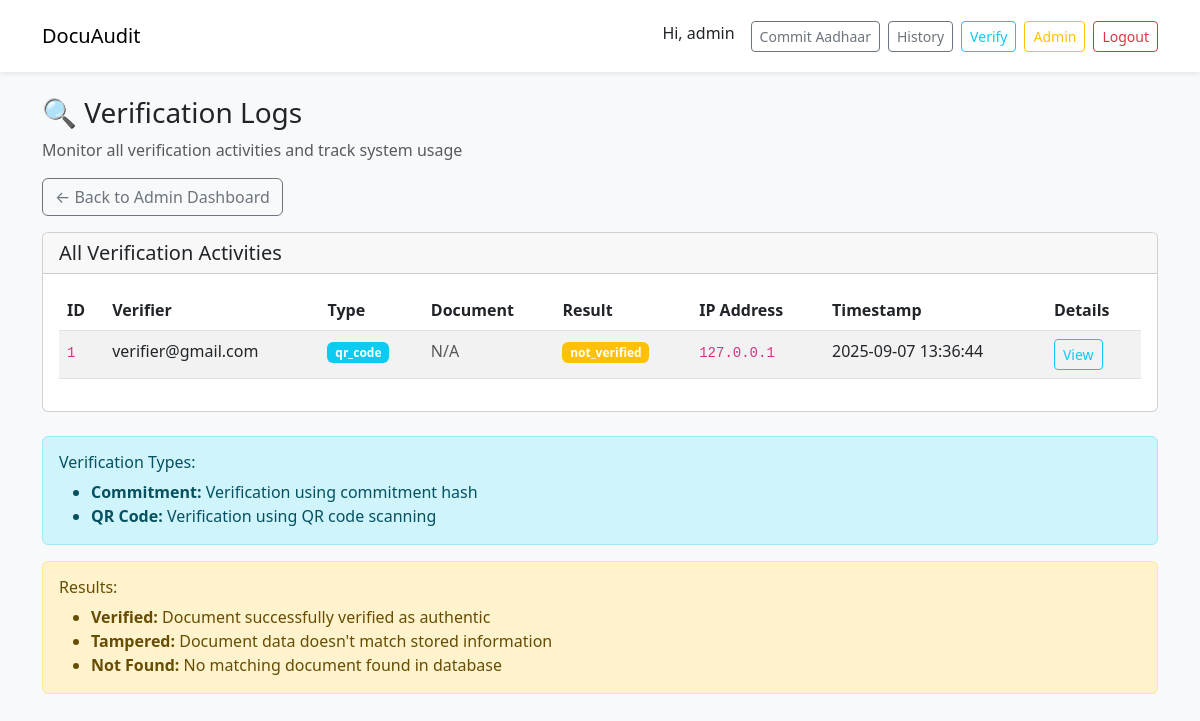
/admin/verification-logs (signed in), run on an earlier commit of the app's database.
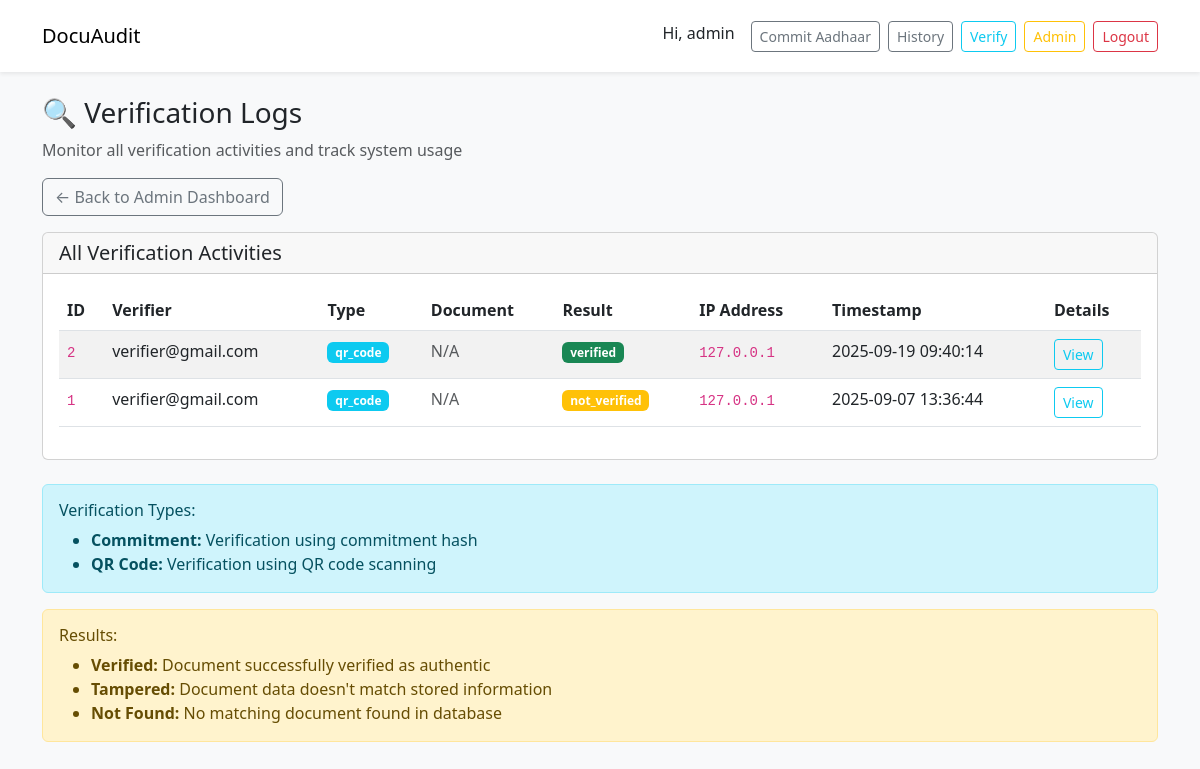
And on a later commit of the database.
### app.py (models this page shows)
class User(UserMixin, db.Model):
    __tablename__ = "users"
    id = db.Column(db.Integer, primary_key=True)
    email = db.Column(db.String(255), unique=True, nullable=False)
    password_hash = db.Column(db.String(255), nullable=False)
    name = db.Column(db.String(255))
    role = db.Column(db.String(32), default="prover")  # prover, verifier, admin
    eth_address = db.Column(db.String(255), nullable=True)
    status = db.Column(db.String(32), default="active")  # active, pending, blocked, suspended
    is_approved = db.Column(db.Boolean, default=False)  # admin approval required
    last_login = db.Column(db.DateTime, nullable=True)
    created_at = db.Column(db.DateTime, default=datetime.utcnow)

class VerificationLog(db.Model):
    __tablename__ = "verification_logs"
    id = db.Column(db.Integer, primary_key=True)
    verifier_id = db.Column(db.Integer, db.ForeignKey("users.id"), nullable=False)
    document_id = db.Column(db.Integer, db.ForeignKey("documents.id"), nullable=True)
    verification_type = db.Column(db.String(32), nullable=False)  # commitment, qr_code
    verification_data = db.Column(db.Text, nullable=True)  # commitment hash or QR data
    result = db.Column(db.String(32), nullable=False)  # verified, tampered, not_found
    ip_address = db.Column(db.String(45), nullable=True)
    user_agent = db.Column(db.Text, nullable=True)
    created_at = db.Column(db.DateTime, default=datetime.utcnow)
    verifier = db.relationship("User", backref="verification_logs")
    document = db.relationship("Document", backref="verification_logs")

### app.py (the view)
@app.route("/admin/verification-logs")
@login_required
def admin_verification_logs():
    if current_user.role != "admin":
        flash("Access denied. Admin role required.", "danger")
        return redirect(url_for("dashboard"))
    logs = db.session.query(VerificationLog, User, Document)\
        .join(User, VerificationLog.verifier_id == User.id)\
        .outerjoin(Document, VerificationLog.document_id == Document.id)\
        .order_by(VerificationLog.created_at.desc()).all()
    return render_template("admin_verification_logs.html", logs=logs)

### app.py (called while the page is built)
@login_manager.user_loader
def load_user(user_id):
    return User.query.get(int(user_id))

### templates/admin_verification_logs.html (shortened to what this page needs)
{% extends "base.html" %}
{% block body %}
<h3>🔍 Verification Logs</h3>
<p class="text-muted">Monitor all verification activities and track system usage</p>
<div class="mb-3">
  <a href="{{ url_for('admin_dashboard') }}" class="btn btn-outline-secondary">← Back to Admin Dashboard</a>
</div>
<div class="card">
  <div class="card-header">
    <h5 class="mb-0">All Verification Activities</h5>
  </div>
  <div class="card-body">
    <div class="table-responsive">
      <table class="table table-striped">
        <thead>
          <tr>
            <th>ID</th>
            <th>Verifier</th>
            <th>Type</th>
            <th>Document</th>
            <th>Result</th>
            <th>IP Address</th>
            <th>Timestamp</th>
            <th>Details</th>
          </tr>
        </thead>
        <tbody>
          {% for log, verifier, doc in logs %}
            <tr>
              <td><code>{{ log.id }}</code></td>
              <td>{{ verifier.email }}</td>
              <td>
                <span class="badge bg-{{ 'primary' if log.verification_type == 'commitment' else 'info' }}">
                  {{ log.verification_type }}
                </span>
              </td>
              <td>
                {% if doc %}
                  <a href="#" title="{{ doc.filename }}">{{ doc.filename[:20] }}{{ '...' if doc.filename|length > 20 else '' }}</a>
                {% else %}
                  <span class="text-muted">N/A</span>
                {% endif %}
              </td>
              <td>
                <span class="badge bg-{{ 'success' if log.result == 'verified' else 'danger' if log.result == 'tampered' else 'warning' }}">
                  {{ log.result }}
                </span>
              </td>
              <td><code>{{ log.ip_address or 'N/A' }}</code></td>
              <td>{{ log.created_at.strftime('%Y-%m-%d %H:%M:%S') }}</td>
              <td>
                <button class="btn btn-sm btn-outline-info"
                        onclick="showDetails('{{ log.id }}', '{{ log.verification_data[:100] }}{{ '...' if log.verification_data|length > 100 else '' }}', '{{ log.user_agent or 'N/A' }}')">
                  View
                </button>
              </td>
            </tr>
          {% else %}
            <tr><td colspan="8" class="text-center">No verification logs found</td></tr>
          {% endfor %}
        </tbody>
      </table>
    </div>
  </div>
</div>
<div class="mt-4">
  <div class="alert alert-info">
    <h6>Verification Types:</h6>
    <ul class="mb-0">
      <li><strong>Commitment:</strong> Verification using commitment hash</li>
      <li><strong>QR Code:</strong> Verification using QR code scanning</li>
    </ul>
  </div>
  <div class="alert alert-warning">
    <h6>Results:</h6>
    <ul class="mb-0">
      <li><strong>Verified:</strong> Document successfully verified as authentic</li>
      <li><strong>Tampered:</strong> Document data doesn't match stored information</li>
      <li><strong>Not Found:</strong> No matching document found in database</li>
    </ul>
  </div>
</div>
{% endblock %}

### templates/base.html (shortened to what this page needs)
<!doctype html>
<html>
<head>
  <link href="https://cdn.jsdelivr.net/npm/bootstrap@5.3.0/dist/css/bootstrap.min.css" rel="stylesheet">
</head>
<body class="bg-light">
<nav class="navbar navbar-expand-lg navbar-light bg-white p-3 shadow-sm">
  <div class="container">
    <a class="navbar-brand" href="{{ url_for('dashboard') }}">DocuAudit</a>
    <div class="d-flex gap-2">
      {% if current_user.is_authenticated %}
        <span class="me-2">Hi, {{ current_user.name or current_user.email }}</span>
        {% if current_user.role in ['prover', 'admin'] %}
          <a class="btn btn-outline-secondary btn-sm" href="{{ url_for('aadhaar_upload') }}">Commit Aadhaar</a>
          <a class="btn btn-outline-secondary btn-sm" href="{{ url_for('aadhaar_history') }}">History</a>
        {% endif %}
        {% if current_user.role in ['verifier', 'admin'] %}
          <a class="btn btn-outline-info btn-sm" href="{{ url_for('verifier_dashboard') }}">Verify</a>
        {% endif %}
        {% if current_user.role == 'admin' %}
          <a class="btn btn-outline-warning btn-sm" href="{{ url_for('admin_dashboard') }}">Admin</a>
        {% endif %}
        <a class="btn btn-outline-danger btn-sm" href="{{ url_for('logout') }}">Logout</a>
      {% else %}
        <a class="btn btn-outline-primary btn-sm" href="{{ url_for('register') }}">Register</a>
        <a class="btn btn-primary btn-sm" href="{{ url_for('login') }}">Login</a>
      {% endif %}
    </div>
  </div>
</nav>
<div class="container mt-4">
  {% block body %}{% endblock %}
</div>
</body>
</html>

What changed in the data, as far as the page shows it:
added VerificationLog: id "2", email "verifier@gmail.com", verification_type "qr_code", result "verified", ip_address "127.0.0.1", created_at "2025-09-19 09:40:14"
